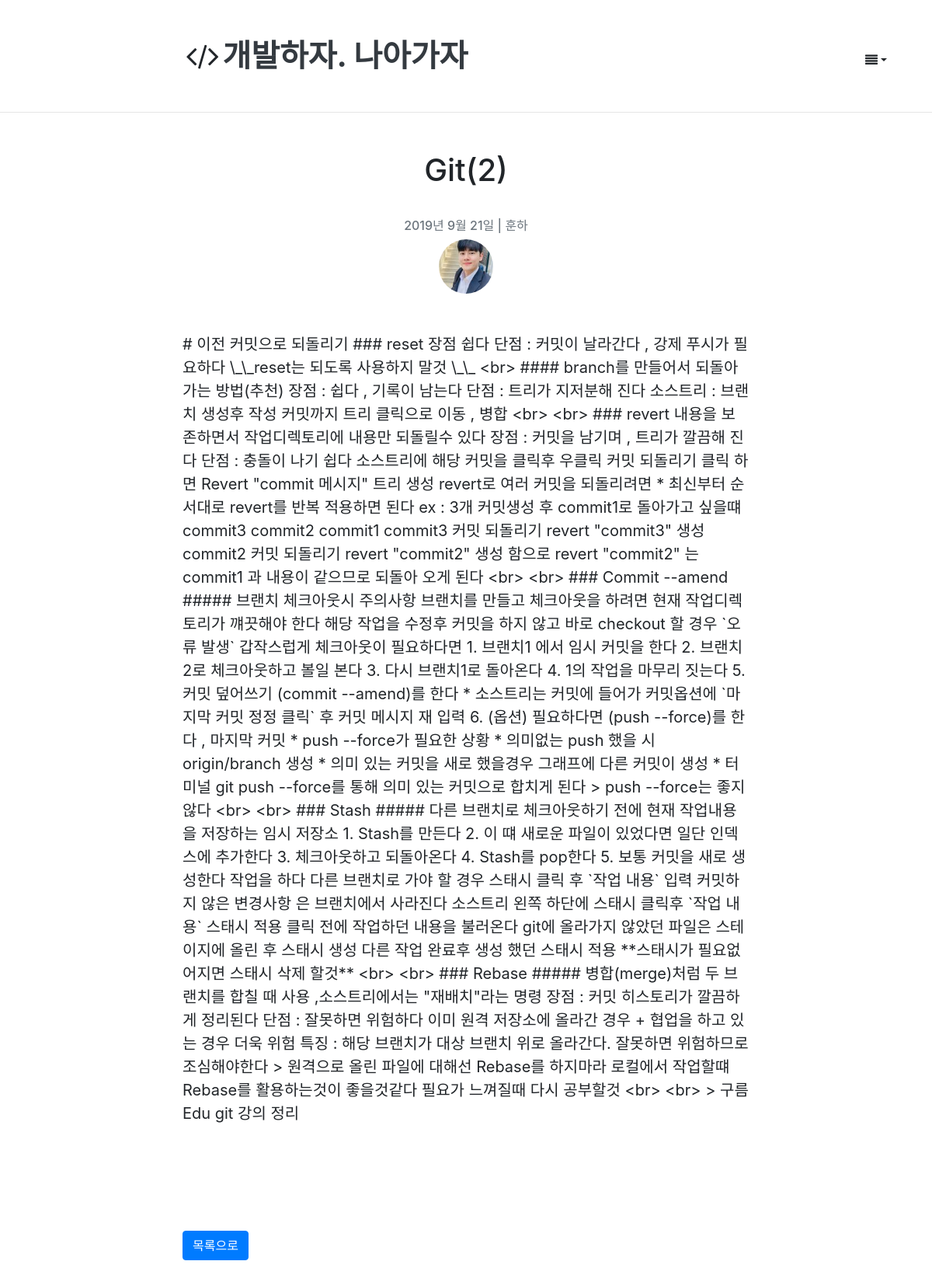
The page /51/ on the database its author committed.
### blog/models.py (models this page shows, shortened)
class Post(models.Model):
    author = models.ForeignKey(Account , on_delete=models.CASCADE)
    title = models.CharField(max_length=100, verbose_name = 'Title' , help_text = 'Please enter a posting title')
    text = models.TextField(verbose_name='Contents')
    photo = ProcessedImageField(blank=True, upload_to = 'blog/post/%Y' ,processors = [Thumbnail(300,300)],format='JPEG' ,options={'quality': 60})
    created_date= models.DateTimeField(default =timezone.now)
    published_date = models.DateTimeField(blank=True , null=True)
    tags = models.CharField(max_length=100, blank=True)
    class Meta:
        ordering = ['-id']

### account/models.py (models this page shows, shortened)
class Account(AbstractBaseUser, PermissionsMixin):
    email = models.EmailField(
        verbose_name=('email address'),
        max_length=255,
        unique=True,
    )
    username = models.CharField(('username'), max_length=30,
                                help_text=('Requierd. 30 characters or fewer. Letters, digits'
                                           ' and ./+/-/_ only'),
                                validators=[  # 정규식을 통한 특수문자 제외
                                    validators.RegexValidator(r'^[\w.+-]+$', ('Enter a valid username.'), 'invalid')
                                ])
    is_staff = models.BooleanField(('staff status'), default=False,
                                   help_text='Designates whether the user can log into this admin site')
    is_active = models.BooleanField(('active'), default=True,
                                    help_text='Designates whether this user should be treated as '
                                              'active. Unselect this instead of deleting accounts.')
    date_joined = models.DateTimeField(('date joined'), default=timezone.now)
    thumbnail = ProcessedImageField(blank=True, upload_to="profile" , null=True, processors=[ResizeToFill(100,100)],
                                    format='JPEG', options={'quality': 80})
    created_at = models.DateTimeField(auto_now_add=True)
    updated_at = models.DateTimeField(auto_now=True)
    object = AccountManager()
    USERNAME_FIELD = 'email'
    REQUIRED_FIELDS = ['username']
    class Meta:
        verbose_name = ('user')
        verbose_name_plural = ('users')
        swappable = 'AUTH_USER_MODEL'

### blog/views.py (the view)
# urls.py: path('<int:pk>/',views.post_detail, name='post_detail'),
def post_detail(request, pk):
    post = Post.objects.select_related('author').get(pk=pk)
    return render(request, 'blog/post_detail.html', {'post': post})

### blog/templates/blog/post_detail.html (shortened to what this page needs)
{% extends "blog/layout.html" %}
{% block content %}
    <div class="container">
        <div class="row">
            <div class="col-md-2"></div>
            <div class="col-md-8">
                <div class="post">
                    <div class="post-header" style="padding-bottom: 50px;">
                        <h1 style="text-align: center; padding-bottom: 30px;">{{ post.title }}</h1>
                        <div class="post-meta" style="text-align: center">
                            <h6 class="text-muted">  {{ post.published_date |date:"Y년 M d일" }}
                                | {{ post.author.username }}</h6>
                            <img src="{{ post.author.thumbnail.url }}" alt="" style=" width: 70px; border-radius: 50%">
                        </div>
                    </div>
                    <div class="content-markdown" id="editSection">
                        <div class="content" style="font-size:20px;">{{ post.text }}</div>
                    </div>
                        {% load disqus_tags %}
                    <br>
                    <a href="{% url 'post_list' %}" class="btn btn-primary">목록으로</a>
                    <br>
                </div>
            </div>
        </div>
    </div>
{% endblock %}

### templates/layout.html (style rules this page uses)
html { position: relative; min-height: 100%; }
body { margin-bottom: 60px; min-height: 100%; }

### rows shown on the page
Post: title "Git(2)", published_date "2019년 9월 21일", author.username "훈하", author.thumbnail (picture), text "# 이전 커밋으로 되돌리기 ### reset 장점 쉽다 단점 : 커밋이 날라간다 , 강제 푸시가 필요하다 \\_\\_reset는 되도록 사용하지 말것 \\_\\_ <br> #### branch를 만들어서 되돌아가는 방법(추천) 장점 : 쉽다 , 기록이 남는다 단점 : 트리가 지저분해 진다 소스트리 : 브랜치 생성후 작성 커밋까지 트리 클릭으로 이동 , 병합 <br> <br> ### revert 내용을 보존하면서 작업디렉토리에 내용만 되돌릴수 있다 장점 : 커밋을 남기며 , 트리가 깔끔해 진다 단점 : 충돌이 나기 쉽다 소스트리에 해당 커밋을 클릭후 우클릭 커밋 되돌리기 클릭 하면 Revert \"commit 메시지\" 트리 생성 revert로 여러 커밋을 되돌리려면 * 최신부터 순서대로 revert를 반복 적용하면 된다 ex : 3개 커밋생성 후 commit1로 돌아가고 싶을떄 commit3 commit2 commit1 commit3 커밋 되돌리기 revert \"commit3\" 생성 commit2 커밋 되돌리기 revert \"commit2\" 생성 함으로 revert \"commit2\" 는 commit1 과 내용이 같으므로 되돌아 오게 된다 <br> <br> ### Commit --amend ##### 브랜치 체크아웃시 주의사항 브랜치를 만들고 체크아웃을 하려면 현재 작업디렉토리가 꺠끗해야 한다 해당 작업을 수정후 커밋을 하지 않고 바로…"
